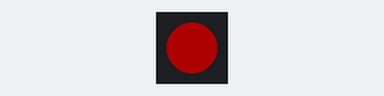
Bench run of a sketch on a simulated ESP32-S3. Parts: 1 RGB LEDs in strip order, left to right. Dim RGB values are drawn brighter than linear.

Above: at 0.15 s.
At 10.14 s:
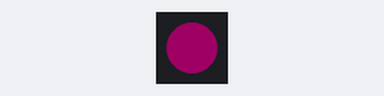
At 19.83 s:
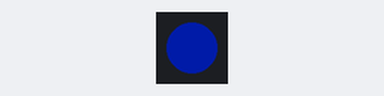
At 39.81 s:
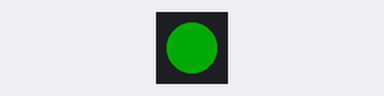
Timing chart, 0 to 40.0 s (numbered marks = the images above):
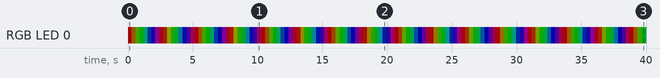

Measured:
- by itself, RGB LED 0: off → RGB(50, 0, 0) at 0.00 s, → RGB(32, 17, 0) 0.30 s later, → RGB(14, 35, 0) 0.30 s later, → RGB(0, 47, 2) 0.30 s later, … (133 changes in this stretch)

The sketch:

RGB.ino
```cpp
#include <Adafruit_NeoPixel.h>

Adafruit_NeoPixel strip = Adafruit_NeoPixel(1, 38, NEO_GRB + NEO_KHZ800);

void setup() {
  strip.begin();
  strip.setBrightness(100);
  strip.show();
}

void loop() {
  for(int i = 0; i <= 255; i++) {
    strip.setPixelColor(0, Wheel(i));
    strip.show();
    delay(10);
  }
}

uint32_t Wheel(byte WheelPos) {
  WheelPos = 255 - WheelPos;
  if(WheelPos < 85) {
    return strip.Color((255 - WheelPos * 3) / 2, 0, (WheelPos * 3) / 2);
  }
  if(WheelPos < 170) {
    WheelPos -= 85;
    return strip.Color(0, (WheelPos * 3) / 2, (255 - WheelPos * 3) / 2);
  }
  WheelPos -= 170;
  return strip.Color((WheelPos * 3) / 2, (255 - WheelPos * 3) / 2, 0);
}
```
